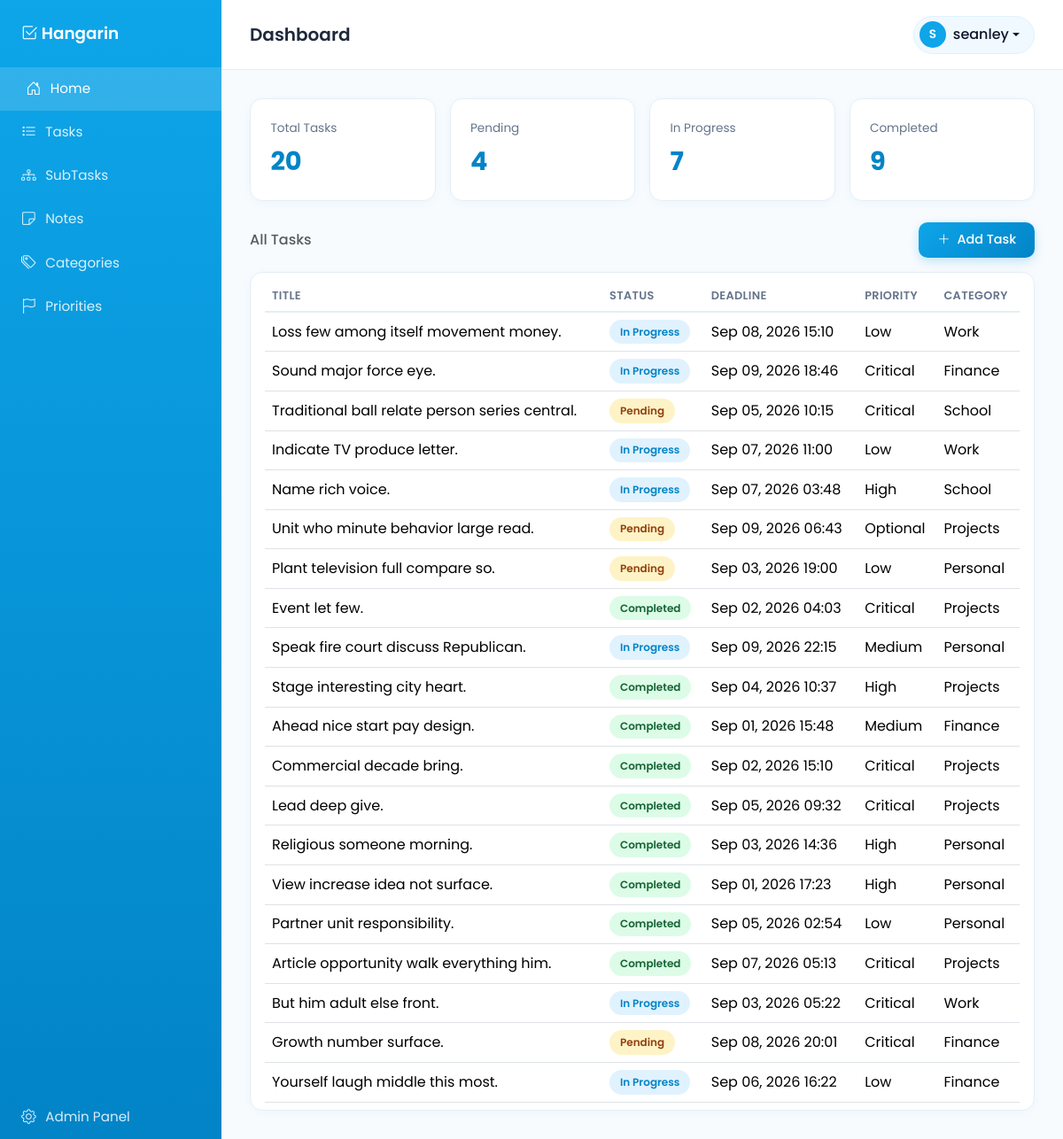
Page / (signed in) on the earlier database version.
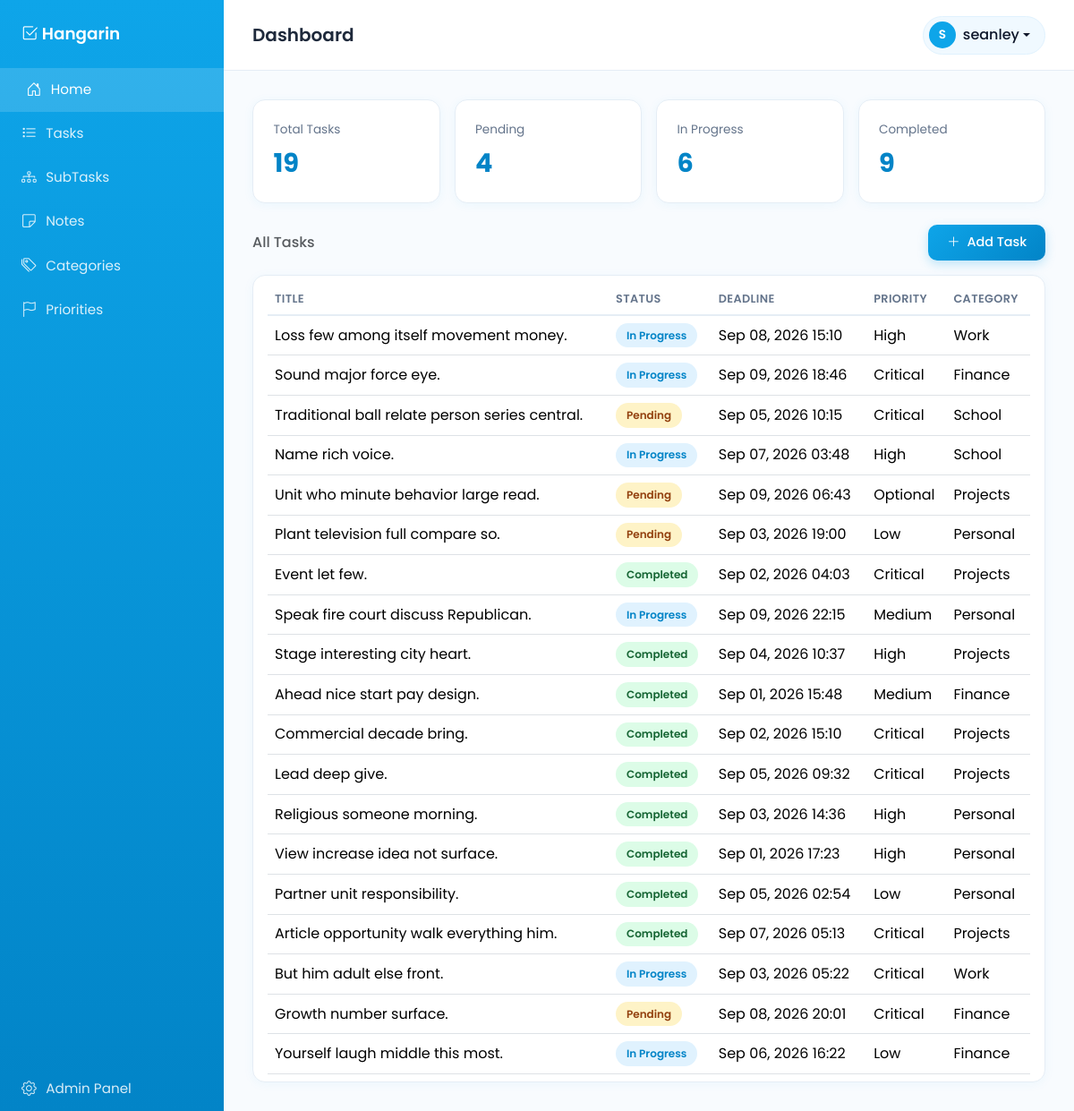
Same page on the later database version.
### Tasks/models.py (models this page shows, shortened)
class BaseModel(models.Model):
    created_at = models.DateTimeField(auto_now_add=True)
    updated_at = models.DateTimeField(auto_now=True)
    class Meta:
        abstract = True

class Task(BaseModel):
    STATUS_CHOICES = [
        ("Pending", "Pending"),
        ("In Progress", "In Progress"),
        ("Completed", "Completed"),
    ]
    title = models.CharField(max_length=255)
    description = models.TextField()
    deadline = models.DateTimeField()
    status = models.CharField(max_length=50, choices=STATUS_CHOICES, default="Pending")
    category = models.ForeignKey(Category, on_delete=models.CASCADE)
    priority = models.ForeignKey(Priority, on_delete=models.CASCADE)

class Priority(BaseModel):
    name = models.CharField(max_length=50)
    class Meta:
        verbose_name = "Priority"
        verbose_name_plural = "Priorities"

class Category(BaseModel):
    name = models.CharField(max_length=100)
    class Meta:
        verbose_name = "Category"
        verbose_name_plural = "Categories"

### Tasks/views.py (the view)
# urls.py: path('', HomePageView.as_view(), name='home'),
class HomePageView(LoginRequiredMixin, ListView):
    model = Task
    template_name = "Tasks/home.html"
    context_object_name = "tasks"
    def get_context_data(self, **kwargs):
        context = super().get_context_data(**kwargs)
        context["total_tasks"] = Task.objects.count()
        context["pending_count"] = Task.objects.filter(status="Pending").count()
        context["progress_count"] = Task.objects.filter(status="In Progress").count()
        context["completed_count"] = Task.objects.filter(status="Completed").count()
        context["total_categories"] = Category.objects.count()
        context["total_priorities"] = Priority.objects.count()
        return context

### Tasks/templates/Tasks/home.html (shortened to what this page needs)
{% extends "base.html" %}
{% block page_title %}Dashboard{% endblock %}
{% block content %}
<div class="row g-3 mb-4">
    <div class="col-md-3">
        <div class="stat-card">
            <div class="stat-label">Total Tasks</div>
            <div class="stat-value">{{ total_tasks }}</div>
        </div>
    </div>
    <div class="col-md-3">
        <div class="stat-card">
            <div class="stat-label">Pending</div>
            <div class="stat-value">{{ pending_count }}</div>
        </div>
    </div>
    <div class="col-md-3">
        <div class="stat-card">
            <div class="stat-label">In Progress</div>
            <div class="stat-value">{{ progress_count }}</div>
        </div>
    </div>
    <div class="col-md-3">
        <div class="stat-card">
            <div class="stat-label">Completed</div>
            <div class="stat-value">{{ completed_count }}</div>
        </div>
    </div>
</div>
<div class="d-flex justify-content-between align-items-center mb-3">
    <h6 class="mb-0 text-muted">All Tasks</h6>
    <a href="{% url 'task-add' %}" class="btn btn-primary-sky">
        <i class="bi bi-plus-lg me-1"></i> Add Task
    </a>
</div>
<div class="card-panel">
    <table class="table table-hover align-middle mb-0">
        <thead>
            <tr>
                <th>Title</th>
                <th>Status</th>
                <th>Deadline</th>
                <th>Priority</th>
                <th>Category</th>
            </tr>
        </thead>
        <tbody>
            {% for task in tasks %}
            <tr>
                <td>{{ task.title }}</td>
                <td>
                    {% if task.status == "Pending" %}
                        <span class="badge-pill badge-pending">Pending</span>
                    {% elif task.status == "In Progress" %}
                        <span class="badge-pill badge-progress">In Progress</span>
                    {% else %}
                        <span class="badge-pill badge-completed">Completed</span>
                    {% endif %}
                </td>
                <td>{{ task.deadline|date:"M d, Y H:i" }}</td>
                <td>{{ task.priority.name }}</td>
                <td>{{ task.category.name }}</td>
            </tr>
            {% empty %}
            <tr><td colspan="5" class="text-center text-muted py-4">No tasks yet. Add some via /admin/.</td></tr>
            {% endfor %}
        </tbody>
    </table>
</div>
{% endblock %}

Differences in the rows shown:
removed Task: title "Indicate TV produce letter.", status "In Progress", deadline "Sep 07, 2026 11:00", priority.name "Low", category.name "Work"
changed Task "Loss few among itself movement money.": priority.name "Low" → "High"
Other differences:
{{ total_tasks }}: "20" → "19"
{{ progress_count }}: "7" → "6"
